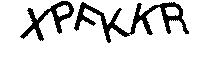

Recreate this plot in Python.
import requests
from bs4 import BeautifulSoup
from PIL import Image, ImageEnhance, ImageFilter
import pytesseract
import numpy as np
import io 

pytesseract.pytesseract.tesseract_cmd = 'C:\\Program Files\\Tesseract-OCR\\tesseract.exe'
tessdata_dir_config = 'C:\\Program Files\\Tesseract-OCR\\tessdata'
def solve_captcha():
    HEADERS = ({'User-Agent': "Mozilla/5.0 (X11; Linux x86_64) AppleWebKit/537.36 (KHTML, like Gecko) Chrome/44.0.2403.157 Safari/537.36",
                'Accept-Language': 'fr-CH, fr;q=0.9, en;q=0.8, de;q=0.7, *;q=0.5'})
    
    base_url = 'https://www.amazon.com/errors/validateCaptcha'

    source_code = requests.get(base_url, headers=HEADERS)
    source_content = source_code.content

    soup = BeautifulSoup(source_content, features="lxml")

    captcha_tag = soup.find('img')
    captcha_img = captcha_tag['src']
    print(captcha_img)
    response = requests.get(captcha_img)
    img = Image.open(io.BytesIO(response.content))
    img = img.filter(ImageFilter.MedianFilter())
    enhancer = ImageEnhance.Contrast(img)
    img = enhancer.enhance(2)
    img = img.convert('1')
    img.save('captcha.jpg')
    text = pytesseract.image_to_string(Image.open('captcha.jpg'), lang='eng', config=tessdata_dir_config)
    print(text)
    
    params = {
        'field-keyword': text
    }
    r = requests.get(base_url, params=params, headers=HEADERS)
    print(r.status_code)

    
if __name__ == "__main__":
    solve_captcha()